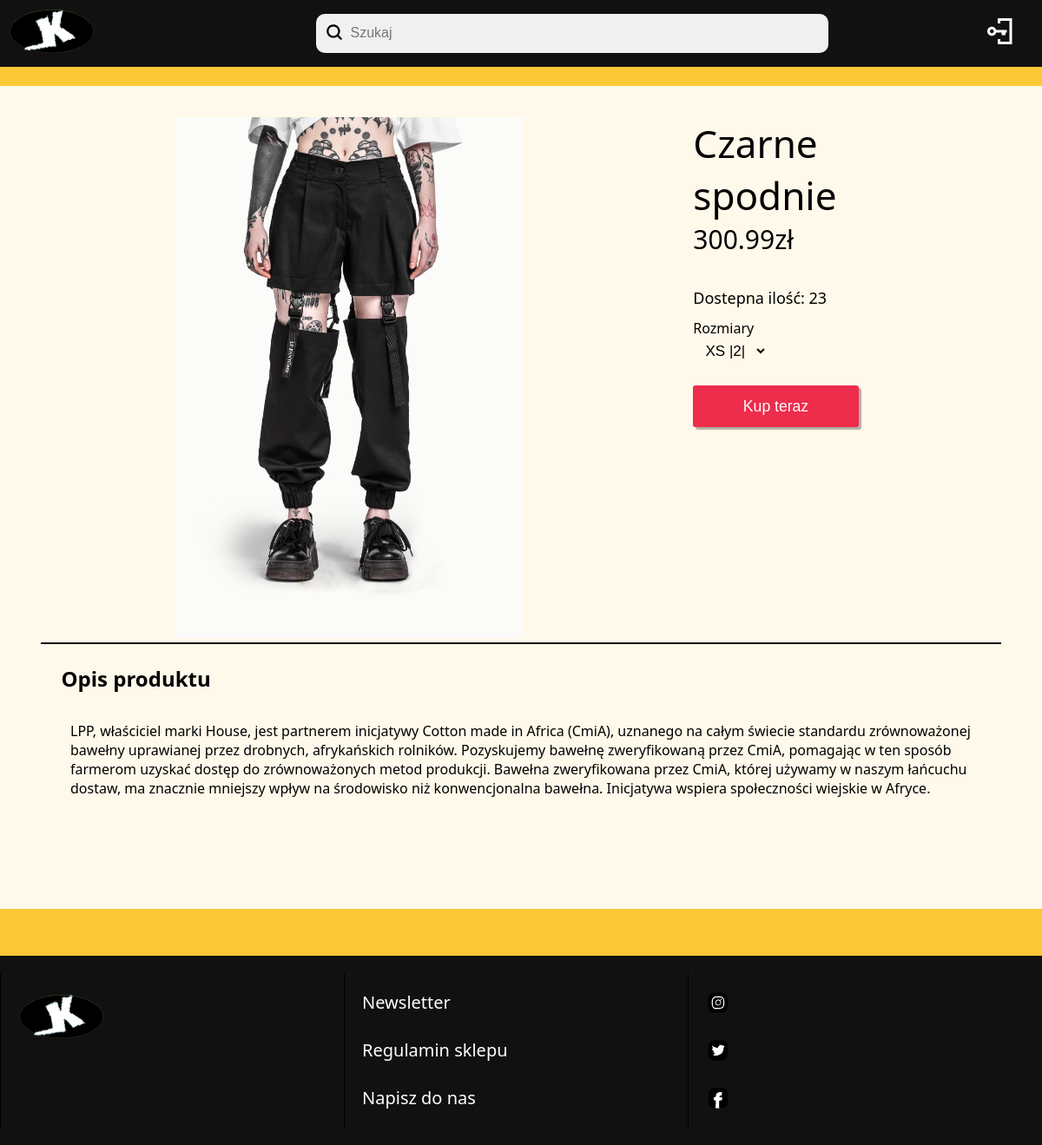
/produkty/czarne-spodnie-966862i.php, run on the app's committed database.
### tables this page shows
CREATE TABLE `produkty` (
  `id` int(11) NOT NULL,
  `nazwa` varchar(200) NOT NULL,
  `cena` decimal(10,2) NOT NULL,
  `ilosc` smallint(6) NOT NULL,
  `rodzaj` varchar(50) NOT NULL,
  `opis` text NOT NULL,
  `zdjecie` varchar(255) DEFAULT NULL,
  `indeks_produktu` varchar(8) DEFAULT NULL,
  `link` varchar(255) DEFAULT NULL
);

### produkty/czarne-spodnie-966862i.php (the view, shortened to what this page needs)
<!DOCTYPE html>
<html lang='pl'>
<head>
    <link rel='stylesheet' href='../s.css?v1.1'>
</head>
<body>
<?php
include_once('../header_produkty.php');
include_once('../laczenieZbaza.php');
$actual_link = (empty($_SERVER['HTTPS']) ? 'http' : 'https') . "://$_SERVER[HTTP_HOST]$_SERVER[REQUEST_URI]";
$indeks1 = explode('http://localhost/forum/produkty/', $actual_link);
$indeks2 = explode('.php',$indeks1[1]);
$indeks3 = explode('-',$indeks2[0]);
$pyt_prod= $conn -> prepare('SELECT nazwa,cena,ilosc,opis,zdjecie FROM produkty WHERE indeks_produktu like ?');
$indeks_produktu = end($indeks3);
$pyt_prod->execute([$indeks_produktu]);
$dane = $pyt_prod->fetch();
$pyt_rozmiar= $conn -> prepare('SELECT rozmiary_produktow.rozmiar, rozmiary_produktow.ilosc FROM rozmiary_produktow inner join produkty on rozmiary_produktow.id_produktu = produkty.id WHERE produkty.indeks_produktu like ? ORDER BY RIGHT (rozmiary_produktow.rozmiar,1) desc');
$pyt_rozmiar->execute([$indeks_produktu]);
$zdjecie_prod = "../". $dane["zdjecie"];
$nazwa_prod = str_replace('-', ' ', $dane["nazwa"]);
?>
<div class='contener'>
<div class='grid_produkt'>
    <div id='div1'>
        <?php echo "<img src=$zdjecie_prod id=prod width=400px height=auto alt=zdjecie/produktu>"; ?>
    </div>
    <div id="div2">
        <?php
        echo "<form action=../dodaj_do_koszyka.php method=POST>";
        echo "<p id=nazwa>".ucfirst($nazwa_prod)."</p>";
        echo "<p name=cena id=cena>".$dane["cena"]. "zł</p>";
        echo "<p name=ilosc id=ilosc>Dostepna ilość: ".$dane["ilosc"]."</p>";
        echo "<span>Rozmiary</span> "."<select id=rozmiar name=rozmiar >";
        while ($rozmiar = $pyt_rozmiar->fetch()) {
            echo "<option value=".$rozmiar["rozmiar"].">".$rozmiar["rozmiar"]. " |". $rozmiar["ilosc"] . "|".'</option>';
        }
        echo "</select>";
        echo "<button type=submit >Kup teraz</button></form>";
        ?>
    </div>
    <div id="div3">
        <?php
        echo "<h2>Opis produktu</h2><br>";
        echo "<p style=padding:1%; font-family:Segoe UI;>".$dane["opis"]."</p>";
        ?>
    </div>
</div>
</div>
<footer>
</footer>
</body>
</html>

### s.css (style rules this page uses)
* { box-sizing: border-box; margin: 0; }
body { min-height: 100vh; display: flex; flex-direction: column; background: #fbc936; font-family:'Segoe UI'; color: black; margin: 0; }
.contener { padding-bottom: 2rem; flex: 1; }
.footer { width: 100%; height: 20%; background-color: rgb(17, 17, 17); display: flex; flex-direction: row; }
.footer div { font-family: Font2, "segoe ui"; font-size: 20px; width: 33%; padding: 20px; color: white; border-left: 1px solid black; margin-top: 20px; margin-bottom: 20px; display: flex; flex-direction: column; }
.footer div a { color: white; text-decoration: none; height: 28px; width: fit-content; cursor: pointer; }
.footer div img { cursor: pointer; }
.grid_produkt { width: 100%; height: max-content; display: grid; grid-template-columns: repeat(3, 1fr); grid-template-rows: 2fr 1fr; grid-column-gap: 0px; grid-row-gap: 0px; background-color: #ffffffe5; padding: 5px; margin-left: auto; margin-right: auto; padding-top: 3%; }
.grid_produkt div:nth-child(1) { grid-area: 1 / 1 / 2 / 3; text-align: center; width: 100%; }
.grid_produkt div:nth-child(2) { grid-area: 1 / 3 / 2 / 4; width: 60%; }
.grid_produkt div:nth-child(2) form { display: flex; flex-direction: column; }
.grid_produkt div:nth-child(2) #nazwa { font-size: 44px; }
.grid_produkt div:nth-child(2) #cena { font-size: 30px; padding-bottom: 15%; }
.grid_produkt div:nth-child(2) #ilosc { font-size: 18px; padding-bottom: 5%; }
.grid_produkt div:nth-child(2) #rozmiar { font-size: 17px; height: auto; width: max-content; text-align: center; border: none; background: transparent; outline: none; cursor: pointer; padding: 5px; }
#div1 { margin-left: auto; margin-right: auto; width: max-content; height: auto; overflow: hidden; }
#div1 img { transform-origin: center center; object-fit: cover; cursor: zoom-in; }
.grid_produkt div:nth-child(2) button { margin-top: 10%; width: 80%; height: 6vh; font-size: 1.1rem; background-color: #ee2c4c; color: #fdfdfd; border: none; border-radius: 3px; box-shadow: 3px 3px 1px #0000004b; cursor: pointer; transition: 0.5s; }
.grid_produkt div:nth-child(3) { grid-area: 2 / 1 / 3 / 4; width: 93%; border-top: solid 2px black; padding: 2%; margin-left: auto; margin-right: auto; }

### data on the page
produkty: zdjecie (picture), nazwa "Czarne spodnie", cena "300.99", ilosc "23", opis "LPP, właściciel marki House, jest partnerem inicjatywy Cotton made in Africa (CmiA), uznanego na całym świecie standardu zrównoważonej bawełny uprawianej przez drobnych, afrykańskich rolników. Pozyskujemy bawełnę zweryfikowaną przez CmiA, pomagając w ten sposób farmerom uzyskać dostęp do zrównoważonych metod produkcji. Bawełna zweryfikowana przez CmiA, której używamy w naszym łańcuchu dostaw, ma znacznie mniejszy wpływ na środowisko niż konwencjonalna bawełna. Inicjatywa wspiera społeczności wiejskie w Afryce."

### other printed values
form field rozmiar "XS |2|"
